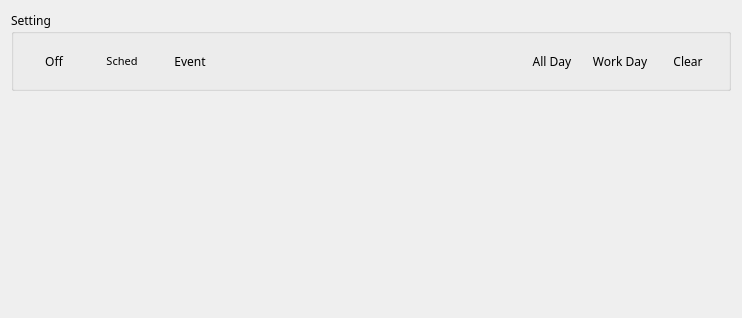
<?xml version="1.0" encoding="UTF-8"?>
<ui version="4.0">
 <class>VSchedConf</class>
 <widget class="QWidget" name="VSchedConf">
  <property name="geometry">
   <rect>
    <x>0</x>
    <y>0</y>
    <width>738</width>
    <height>314</height>
   </rect>
  </property>
  <property name="font">
   <font>
    <family>나눔스퀘어_ac</family>
   </font>
  </property>
  <property name="windowTitle">
   <string>Avocado NVR video</string>
  </property>
  <property name="windowIcon">
   <iconset resource="../velibui.qrc">
    <normaloff>:/action/resources/libuivsc32.png</normaloff>:/action/resources/libuivsc32.png</iconset>
  </property>
  <layout class="QVBoxLayout" name="verticalLayout">
   <item>
    <widget class="QGroupBox" name="groupBox_2">
     <property name="minimumSize">
      <size>
       <width>0</width>
       <height>80</height>
      </size>
     </property>
     <property name="maximumSize">
      <size>
       <width>16777215</width>
       <height>80</height>
      </size>
     </property>
     <property name="title">
      <string>Setting</string>
     </property>
     <layout class="QHBoxLayout" name="horizontalLayout_2">
      <item>
       <widget class="QPushButton" name="pbOff">
        <property name="minimumSize">
         <size>
          <width>62</width>
          <height>32</height>
         </size>
        </property>
        <property name="maximumSize">
         <size>
          <width>62</width>
          <height>32</height>
         </size>
        </property>
        <property name="font">
         <font>
          <family>나눔스퀘어_ac</family>
         </font>
        </property>
        <property name="styleSheet">
         <string notr="true">QPushButton { 
background-image: url(:/action/resources/libuibutton.png);}
QPushButton:hover {
background-image: url(:/action/resources/libuibuttonhover.png);}
QPushButton:pressed {
background-image: url(:/action/resources/libuibuttonpress.png);}</string>
        </property>
        <property name="text">
         <string>Off</string>
        </property>
        <property name="iconSize">
         <size>
          <width>60</width>
          <height>30</height>
         </size>
        </property>
        <property name="flat">
         <bool>true</bool>
        </property>
       </widget>
      </item>
      <item>
       <widget class="QPushButton" name="pbSched">
        <property name="minimumSize">
         <size>
          <width>62</width>
          <height>32</height>
         </size>
        </property>
        <property name="maximumSize">
         <size>
          <width>62</width>
          <height>32</height>
         </size>
        </property>
        <property name="font">
         <font>
          <family>나눔스퀘어_ac</family>
          <pointsize>8</pointsize>
         </font>
        </property>
        <property name="styleSheet">
         <string notr="true">QPushButton { 
background-image: url(:/action/resources/libuibutton.png);}
QPushButton:hover {
background-image: url(:/action/resources/libuibuttonhover.png);}
QPushButton:pressed {
background-image: url(:/action/resources/libuibuttonpress.png);}</string>
        </property>
        <property name="text">
         <string>Sched</string>
        </property>
        <property name="iconSize">
         <size>
          <width>60</width>
          <height>30</height>
         </size>
        </property>
        <property name="flat">
         <bool>true</bool>
        </property>
       </widget>
      </item>
      <item>
       <widget class="QPushButton" name="pbEvent">
        <property name="minimumSize">
         <size>
          <width>62</width>
          <height>32</height>
         </size>
        </property>
        <property name="maximumSize">
         <size>
          <width>62</width>
          <height>32</height>
         </size>
        </property>
        <property name="font">
         <font>
          <family>나눔스퀘어_ac</family>
         </font>
        </property>
        <property name="styleSheet">
         <string notr="true">QPushButton { 
background-image: url(:/action/resources/libuibutton.png);}
QPushButton:hover {
background-image: url(:/action/resources/libuibuttonhover.png);}
QPushButton:pressed {
background-image: url(:/action/resources/libuibuttonpress.png);}</string>
        </property>
        <property name="text">
         <string>Event</string>
        </property>
        <property name="iconSize">
         <size>
          <width>60</width>
          <height>30</height>
         </size>
        </property>
        <property name="flat">
         <bool>true</bool>
        </property>
       </widget>
      </item>
      <item>
       <spacer name="horizontalSpacer_3">
        <property name="orientation">
         <enum>Qt::Horizontal</enum>
        </property>
        <property name="sizeHint" stdset="0">
         <size>
          <width>40</width>
          <height>20</height>
         </size>
        </property>
       </spacer>
      </item>
      <item>
       <widget class="QPushButton" name="pbAllDay">
        <property name="minimumSize">
         <size>
          <width>62</width>
          <height>32</height>
         </size>
        </property>
        <property name="maximumSize">
         <size>
          <width>62</width>
          <height>32</height>
         </size>
        </property>
        <property name="font">
         <font>
          <family>나눔스퀘어_ac</family>
         </font>
        </property>
        <property name="styleSheet">
         <string notr="true">QPushButton { 
background-image: url(:/action/resources/libuibutton.png);}
QPushButton:hover {
background-image: url(:/action/resources/libuibuttonhover.png);}
QPushButton:pressed {
background-image: url(:/action/resources/libuibuttonpress.png);}</string>
        </property>
        <property name="text">
         <string>All Day</string>
        </property>
        <property name="iconSize">
         <size>
          <width>60</width>
          <height>30</height>
         </size>
        </property>
        <property name="flat">
         <bool>true</bool>
        </property>
       </widget>
      </item>
      <item>
       <widget class="QPushButton" name="pbWorkDay">
        <property name="minimumSize">
         <size>
          <width>62</width>
          <height>32</height>
         </size>
        </property>
        <property name="maximumSize">
         <size>
          <width>62</width>
          <height>32</height>
         </size>
        </property>
        <property name="font">
         <font>
          <family>나눔스퀘어_ac</family>
         </font>
        </property>
        <property name="styleSheet">
         <string notr="true">QPushButton { 
background-image: url(:/action/resources/libuibutton.png);}
QPushButton:hover {
background-image: url(:/action/resources/libuibuttonhover.png);}
QPushButton:pressed {
background-image: url(:/action/resources/libuibuttonpress.png);}</string>
        </property>
        <property name="text">
         <string>Work Day</string>
        </property>
        <property name="iconSize">
         <size>
          <width>60</width>
          <height>30</height>
         </size>
        </property>
        <property name="flat">
         <bool>true</bool>
        </property>
       </widget>
      </item>
      <item>
       <widget class="QPushButton" name="pbClear">
        <property name="minimumSize">
         <size>
          <width>62</width>
          <height>32</height>
         </size>
        </property>
        <property name="maximumSize">
         <size>
          <width>62</width>
          <height>32</height>
         </size>
        </property>
        <property name="font">
         <font>
          <family>나눔스퀘어_ac</family>
         </font>
        </property>
        <property name="styleSheet">
         <string notr="true">QPushButton { 
background-image: url(:/action/resources/libuibutton.png);}
QPushButton:hover {
background-image: url(:/action/resources/libuibuttonhover.png);}
QPushButton:pressed {
background-image: url(:/action/resources/libuibuttonpress.png);}</string>
        </property>
        <property name="text">
         <string>Clear</string>
        </property>
        <property name="iconSize">
         <size>
          <width>60</width>
          <height>30</height>
         </size>
        </property>
        <property name="flat">
         <bool>true</bool>
        </property>
       </widget>
      </item>
     </layout>
    </widget>
   </item>
   <item>
    <widget class="VSchedTable" name="widget" native="true">
     <property name="minimumSize">
      <size>
       <width>720</width>
       <height>210</height>
      </size>
     </property>
    </widget>
   </item>
  </layout>
 </widget>
 <customwidgets>
  <customwidget>
   <class>VSchedTable</class>
   <extends>QWidget</extends>
   <header>vschedtable.hpp</header>
   <container>1</container>
  </customwidget>
 </customwidgets>
 <resources>
  <include location="../velibui.qrc"/>
 </resources>
 <connections/>
</ui>
